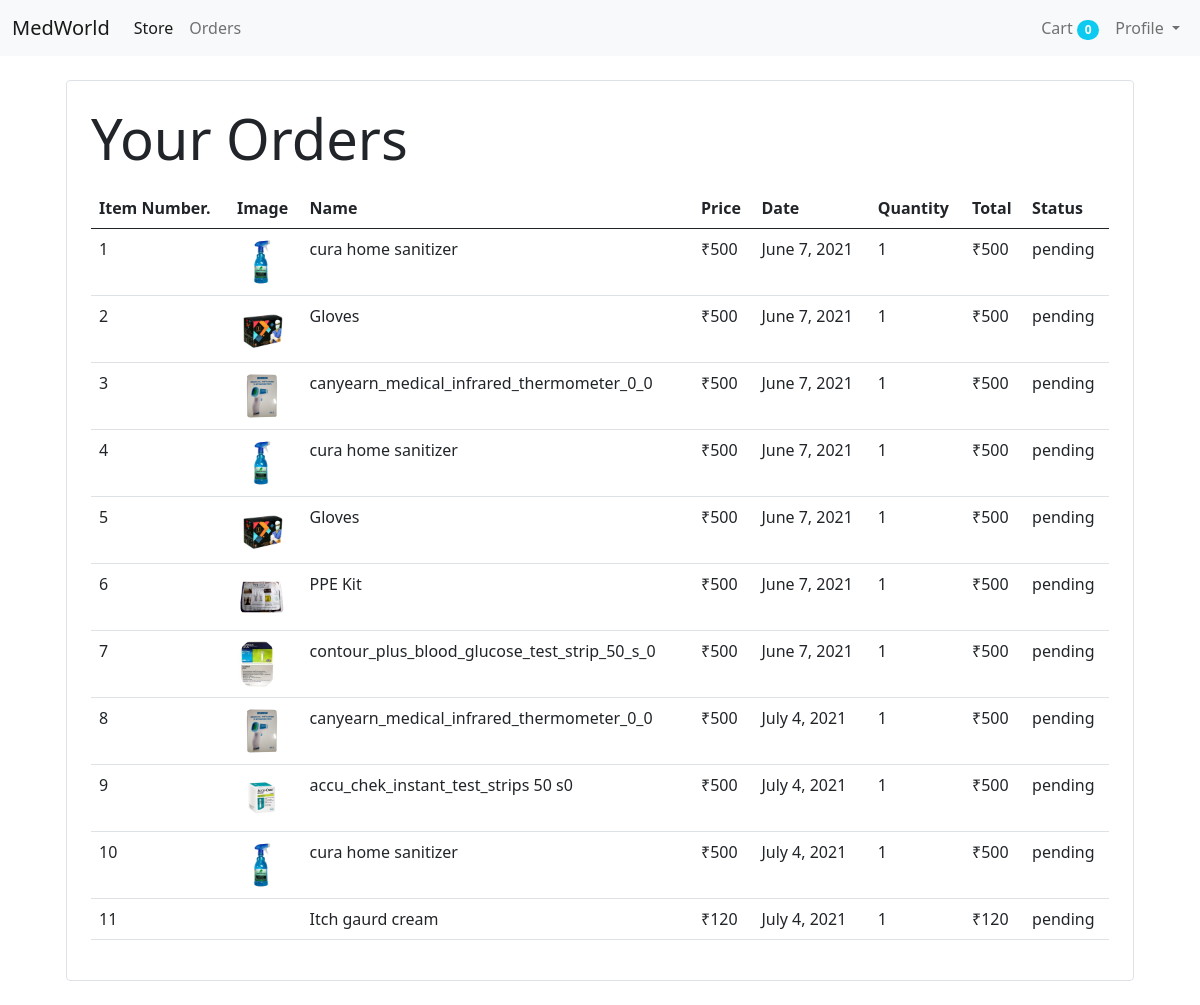
Page /orders (signed in) on the committed database.
### store/models/orders.py (models this page shows, shortened)
class Order(models.Model):
    product = models.ForeignKey(Product, on_delete=models.CASCADE)
    customer = models.ForeignKey(Customer, on_delete=models.CASCADE)
    quantity = models.IntegerField(default=1)
    price = models.IntegerField()
    address = models.CharField(max_length=1000,default=" ")
    phone = models.CharField(max_length=10,default="")
    date = models.DateField(default=datetime.datetime.today())
    @staticmethod
    def get_orders_by_customer(customer_id):
        return Order.objects.filter(customer = customer_id)

### store/models/product.py (models this page shows, shortened)
class Product(models.Model):
    name = models.CharField(max_length=50)
    price = models.IntegerField(default=0)
    desc = models.CharField(max_length=100)
    category = models.ForeignKey(Category, on_delete=models.CASCADE, default=1)
    image = models.ImageField(upload_to='uploads/products')

### store/middlewares/auth.py (the view)
    def middleware(request):
        print(request.session.get('customer'))
        returnUrl = request.META['PATH_INFO']
        print(returnUrl)
        if not request.session.get('customer'):
            return redirect(f'login?return_url={returnUrl}')
        response = get_response(request)
        return response

### store/templatetags/custom_filter.py (called while the page is built)
@register.filter(name='currency')
def currency(number):
    return "₹" + str(number)

@register.filter(name='multiply')
def multiply(number1, number2):
    return number1 * number2

### store/views.py (called while the page is built)
    def get(self,request):
        customer = request.session.get('customer')
        orders = Order.get_orders_by_customer(customer)
        print(orders)
        return render(request,'orders.html',{'orders': orders})

### store/templates/orders.html (shortened to what this page needs)
{% extends 'base.html' %}
{% block content%}
{% load cart %}
{% load custom_filter %}
<div class="container">
    <div class="border rounded m-4 p-4">
        <p class="display-4 pl-4 ml-4">
            Your Orders
        </p>
        <table class="table">
            <thead>
                <tr>
                    <th>Item Number.</th>
                    <th>Image</th>
                    <th>Name</th>
                    <th>Price</th>
                    <th>Date</th>
                    <th>Quantity</th>
                    <th>Total</th>
                    <th>Status</th>
                </tr>
            </thead>
            <tbody>
                {% for order in orders%}
                <tr>
                    <td>{{forloop.counter}}</td>
                    <td><img style="height: 50px;" class="rounded-circle" src="{{order.product.image.url}}" alt=""></td>
                    <td>{{order.product.name}}</td>
                    <td>{{order.price|currency}}</td>
                    <td>{{order.date}}</td>
                    <td>{{order.quantity}}</td>
                    <td>{{order.quantity|multiply:order.price|currency}}</td>
                    <td>{{order.status|default:'pending'}}</td>
                {% endfor %}
                </tr>
            </tbody>
        </table>
    </div>
</div>
{% endblock %}

### rows in the picture
Order: product.image (picture), product.name "cura home sanitizer", price "₹500", date "June 7, 2021", quantity "1", quantity|multiply "₹500", status "pending"
Order: product.image (picture), product.name "Gloves", price "₹500", date "June 7, 2021", quantity "1", quantity|multiply "₹500", status "pending"
Order: product.image (picture), product.name "canyearn_medical_infrared_thermometer_0_0", price "₹500", date "June 7, 2021", quantity "1", quantity|multiply "₹500", status "pending"
Order: product.image (picture), product.name "cura home sanitizer", price "₹500", date "June 7, 2021", quantity "1", quantity|multiply "₹500", status "pending"
Order: product.image (picture), product.name "Gloves", price "₹500", date "June 7, 2021", quantity "1", quantity|multiply "₹500", status "pending"
Order: product.image (picture), product.name "PPE Kit", price "₹500", date "June 7, 2021", quantity "1", quantity|multiply "₹500", status "pending"
Order: product.image (picture), product.name "contour_plus_blood_glucose_test_strip_50_s_0", price "₹500", date "June 7, 2021", quantity "1", quantity|multiply "₹500", status "pending"
Order: product.image (picture), product.name "canyearn_medical_infrared_thermometer_0_0", price "₹500", date "July 4, 2021", quantity "1", quantity|multiply "₹500", status "pending"
Order: product.image (picture), product.name "accu_chek_instant_test_strips 50 s0", price "₹500", date "July 4, 2021", quantity "1", quantity|multiply "₹500", status "pending"
Order: product.image (picture), product.name "cura home sanitizer", price "₹500", date "July 4, 2021", quantity "1", quantity|multiply "₹500", status "pending"
Order: product.name "Itch gaurd cream", price "₹120", date "July 4, 2021", quantity "1", quantity|multiply "₹120", status "pending"

### other values in the picture
{{ request.session.cart.keys|length }} "0"
